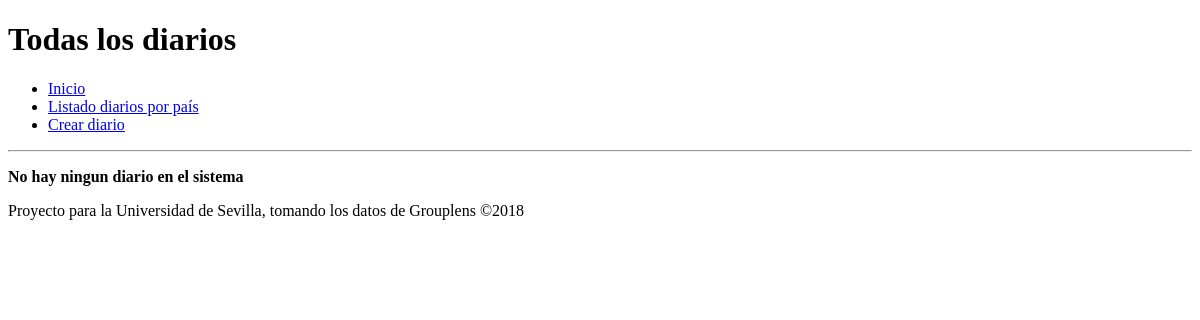
The app's page /diarios-por-pais/, older data.
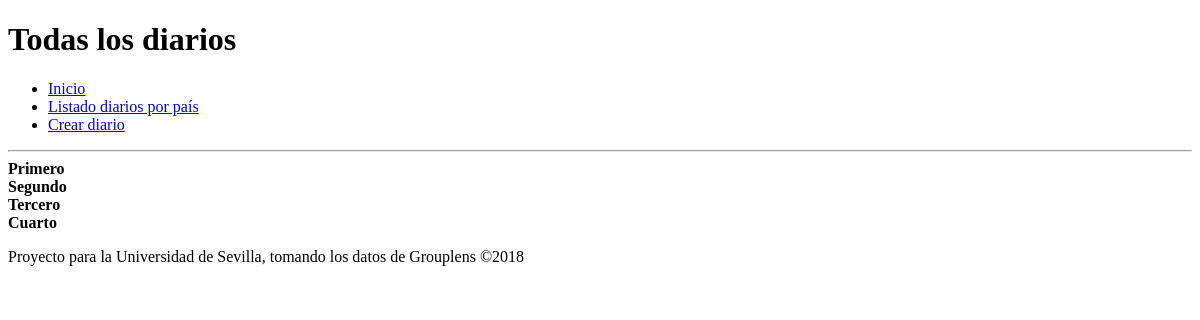
The same page, newer data.
### diario_app/models.py (models this page shows, shortened)
class Diario(models.Model):
    nombre=models.CharField(max_length=100)
    pais=models.CharField(max_length=30)
    idioma=models.CharField(max_length=30)

### diario_app/views.py (the view)
# urls.py: path('diarios-por-pais/', views.diarios_por_pais),
def diarios_por_pais(request):
    diarios = Diario.objects.all()
    return render(request, 'lista_diarios_pais.html',{'lista_diarios':diarios})

### diario_app/templates/lista_diarios_pais.html (shortened to what this page needs)
{% extends 'base.html' %}
{% block encabezado %}
	<h1>Todas los diarios </h1>
{% endblock %}
{% block contenido %}
	{% if lista_diarios %}
		{% for diario in lista_diarios %}
			<strong>{{diario.nombre}}</strong>
            <br>
		{% endfor %}
	{% else %}
	 	<p><strong>No hay ningun diario en el sistema</strong></p>
	{% endif %}
{% endblock %}

### diario_app/templates/base.html (shortened to what this page needs)
<!DOCTYPE html>
<html lang='es'>
	<head>
	</head>
	<body>
		<header>
			{% block encabezado %}{% endblock %}
			<nav>
				<ul>
					<li><a href='/'>Inicio</a></li>
					<li><a href='/diarios-por-pais'>Listado diarios por país</a></li>
                    <li><a href='/crear-diario'>Crear diario</a></li>
				</ul>
			</nav>
			<hr>
		</header>
		<section class='contenido'>
			{% block contenido %}{% endblock %}
		</section>
		<footer>
			<p>Proyecto para la Universidad de Sevilla, tomando los datos de Grouplens &copy;2018</p>
		</footer>
	</body>
</html>

Row changes from the older to the newer data that the page shows:
added Diario: nombre "Primero"
added Diario: nombre "Segundo"
added Diario: nombre "Tercero"
added Diario: nombre "Cuarto"
Text that changed along with them:
text no longer shown: "No hay ningun diario en el sistema"
